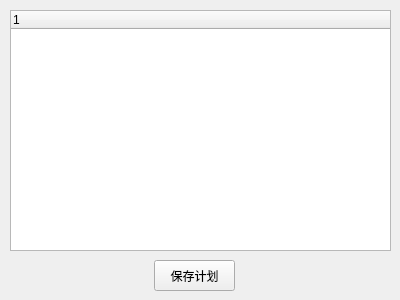
<?xml version="1.0" encoding="UTF-8"?>
<ui version="4.0">
 <class>frame6</class>
 <widget class="QWidget" name="frame6">
  <property name="geometry">
   <rect>
    <x>0</x>
    <y>0</y>
    <width>400</width>
    <height>300</height>
   </rect>
  </property>
  <property name="windowTitle">
   <string>Plan</string>
  </property>
  <property name="styleSheet">
   <string notr="true">font: 11pt &quot;微软雅黑&quot;;</string>
  </property>
  <widget class="QPushButton" name="pushButton">
   <property name="geometry">
    <rect>
     <x>154</x>
     <y>260</y>
     <width>81</width>
     <height>31</height>
    </rect>
   </property>
   <property name="text">
    <string>保存计划</string>
   </property>
  </widget>
  <widget class="QTreeWidget" name="treeWidget">
   <property name="geometry">
    <rect>
     <x>10</x>
     <y>10</y>
     <width>381</width>
     <height>241</height>
    </rect>
   </property>
   <property name="styleSheet">
    <string notr="true">font: 75 11pt &quot;微软雅黑&quot;;</string>
   </property>
  </widget>
 </widget>
 <resources/>
 <connections/>
</ui>
